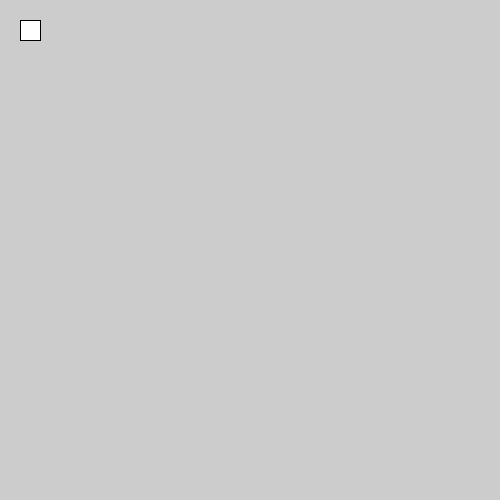
Frame 1 (no input)
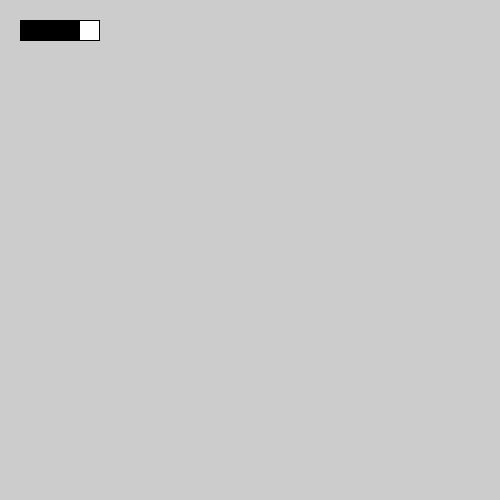
Frame 60 (the mouse pressed at the canvas centre just before this capture)
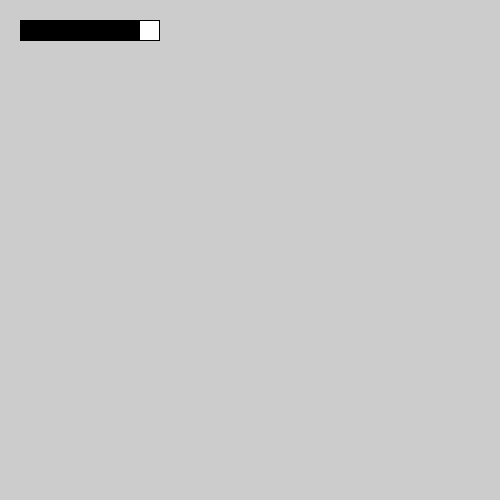
Frame 120 (the mouse held since frame 60 and released just before this capture)

The Processing sketch that drew these frames (run headless with seeded random() and noise(); from frame 60 on, the mouse is pressed at the canvas centre):

// Processing sketch: sketchEjercicio1
// ── sketchEjercicio1.pde
int x = 20;
int y = 20;
int altoRectangulo = 20;
int anchoRectangulo = 20;
int margenDerecho = 480;

void setup(){
  size(500,500);
  
}

void draw(){
  if(y >= height){//si la ordenada es mayor al limite de la altura detiene el draw
    noLoop();//detiene el draw
    println("el valor de la abscisa es ", x," y el de la ordenada es ",y);
  }
  if(y >= height/2){//cuando la ordenada sea mayor a la mitad de la altura el color de los rectangulos
    fill(0,0,255);
  }
  if(x == margenDerecho-anchoRectangulo){ //controla que la abscisa no sobrepase el margen 
    x = 20;
    y = y + altoRectangulo * 2;
  }
  rect(x,y,altoRectangulo,anchoRectangulo);
  x=x+1;
}
